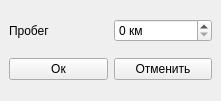
<?xml version="1.0" encoding="UTF-8"?>
<ui version="4.0">
 <class>AddMilWindow</class>
 <widget class="QMainWindow" name="AddMilWindow">
  <property name="windowModality">
   <enum>Qt::ApplicationModal</enum>
  </property>
  <property name="geometry">
   <rect>
    <x>0</x>
    <y>0</y>
    <width>221</width>
    <height>101</height>
   </rect>
  </property>
  <property name="sizePolicy">
   <sizepolicy hsizetype="Fixed" vsizetype="Fixed">
    <horstretch>0</horstretch>
    <verstretch>0</verstretch>
   </sizepolicy>
  </property>
  <property name="minimumSize">
   <size>
    <width>221</width>
    <height>101</height>
   </size>
  </property>
  <property name="maximumSize">
   <size>
    <width>221</width>
    <height>101</height>
   </size>
  </property>
  <property name="windowTitle">
   <string>Добавить пробег</string>
  </property>
  <property name="windowIcon">
   <iconset>
    <normaloff>C:/Users/dimab/Downloads/gas_station.ico</normaloff>C:/Users/dimab/Downloads/gas_station.ico</iconset>
  </property>
  <widget class="QWidget" name="centralwidget">
   <layout class="QVBoxLayout" name="verticalLayout">
    <item>
     <layout class="QHBoxLayout" name="horizontalLayout">
      <item>
       <widget class="QLabel" name="label">
        <property name="text">
         <string>Пробег</string>
        </property>
       </widget>
      </item>
      <item>
       <widget class="QSpinBox" name="milsEdit">
        <property name="suffix">
         <string> км</string>
        </property>
        <property name="prefix">
         <string/>
        </property>
        <property name="maximum">
         <number>999999999</number>
        </property>
        <property name="singleStep">
         <number>1</number>
        </property>
       </widget>
      </item>
     </layout>
    </item>
    <item>
     <layout class="QHBoxLayout" name="horizontalLayout_2">
      <item>
       <widget class="QPushButton" name="okButton">
        <property name="text">
         <string>Ок</string>
        </property>
       </widget>
      </item>
      <item>
       <widget class="QPushButton" name="cancelButton">
        <property name="text">
         <string>Отменить</string>
        </property>
       </widget>
      </item>
     </layout>
    </item>
   </layout>
  </widget>
 </widget>
 <resources/>
 <connections/>
</ui>
